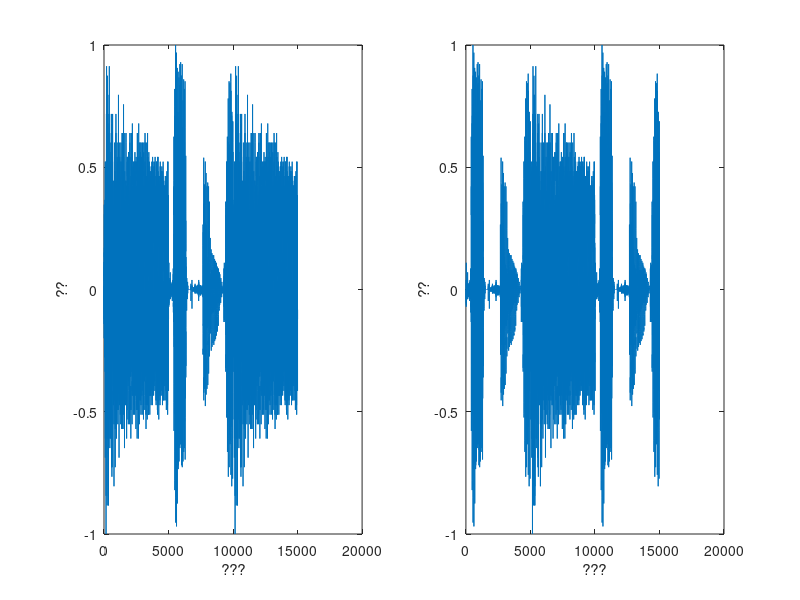
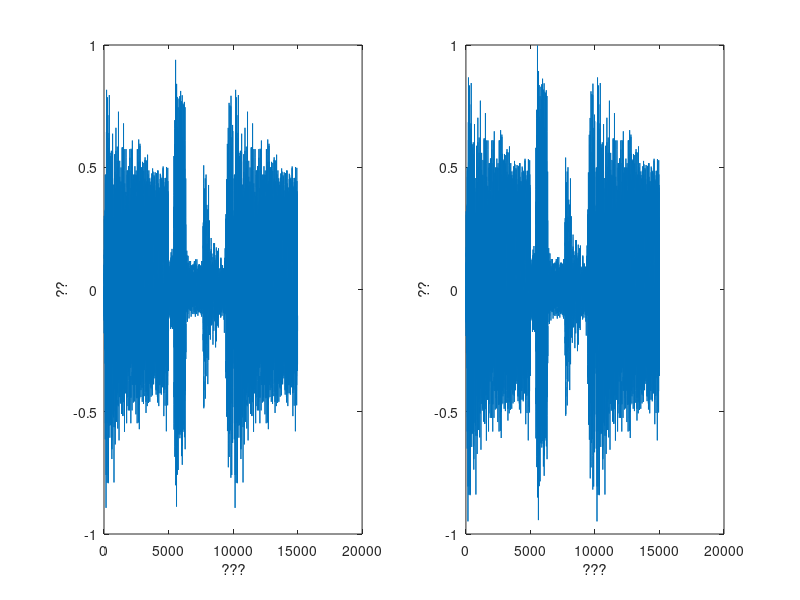

These figures' MATLAB source, in order: (Note: this script raises an error after producing the figures.)
%INFORMAX????????
clear
close all;
load('Speech4.mat')     %????
s1=Speech4(2,:);                %?????
s2=Speech4(4,:);                %?????
a1=s1/max(abs(s1));
a2=s2/max(abs(s2));
s1=[a1,a2,a1];
s2=[a2,a1,a2];
figure                          %?????
subplot(121)                    %????
plot(s1)                        %????????
xlabel('???')
ylabel('??')
subplot(122)                    %????
plot(s2)                        %????????
xlabel('???')
ylabel('??')
s=[s1;s2];                      %?????????????
aorig=rand(size(s,1));          %??????
mixedsig=aorig*s;               %??????
ms1=mixedsig(1,:);
ms2=mixedsig(2,:);
figure                           %?????
subplot(121)
plot(ms1)                         %????????????
xlabel('???')
ylabel('??')
subplot(122)
plot(ms2)                         %????????????
xlabel('???')
ylabel('??')
icasig=INFOMAXICA(mixedsig,0.05,0.0001,1000);
is1=icasig(1,:);
is2=icasig(2,:);
figure                             %?????
subplot(121)
plot(is1)                          %????????????
xlabel('???')
ylabel('??')
subplot(122)
plot(is2)                          %????????????
xlabel('???')
ylabel('??')